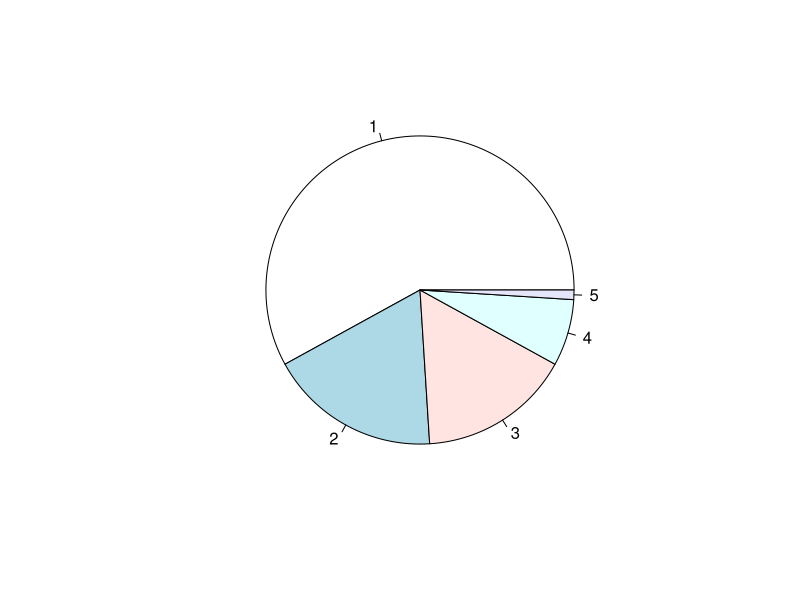

Reproduce this figure in R. (Note: this script raises an error after producing the figure.)
males<- c(58,18,16,7,1)
pie(males)
class(df1)
pie(df1$lifeExp,radius = 1.7)
barplot(males)
females <- c(0,71,27,0,2)
hiv<-array(c(males,females), dim=c(5,2))
assign("my_local_variable", 9 ^ 3 + 10 ^ 3)
my_local_variable
#creating new environment
an_environment <- new.env()
class(an_environment)
environment()
an_environment[["pythag"]] <- c(12, 15, 20, 21)
pythag
an_environment$root <- polyroot(c(6, -5, 1))
assign(
  "moonday",
  weekdays(as.Date("1969/07/20")),
  an_environment
)
moonday
root
#retreivning needs to specify which environment to look for the variable
an_environment[["pythag"]]
an_environment[["root"]]
an_environment$root
ls(envir = an_environment)
get("moonday",an_environment)
ls.str(envir = an_environment)
# to check exitence of a variable in a specific environment
exists("pythag", an_environment)
exists(my_local_variable)
exists("my_local_variable")
exists("pythag",R_GlobalEnv)
as.list(an_environment)
class(as.list(an_environment))
an_environment
class(an_environment)
str(an_environment)
(a_list <- as.list(an_environment))

non_stormers <<- c(3, 7, 8, 13, 17, 18, 21)
non_stormers
get("non_stormers", envir = globalenv())
head(ls(envir = baseenv()), 20)
